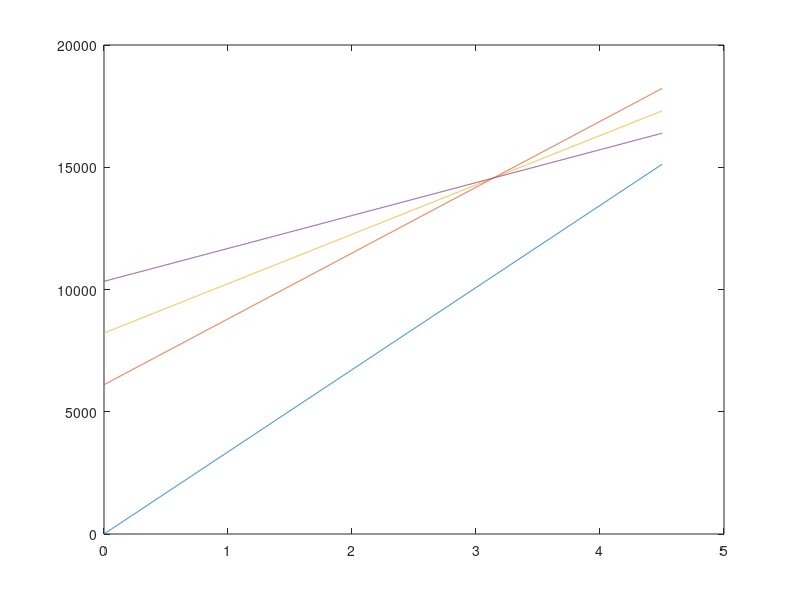
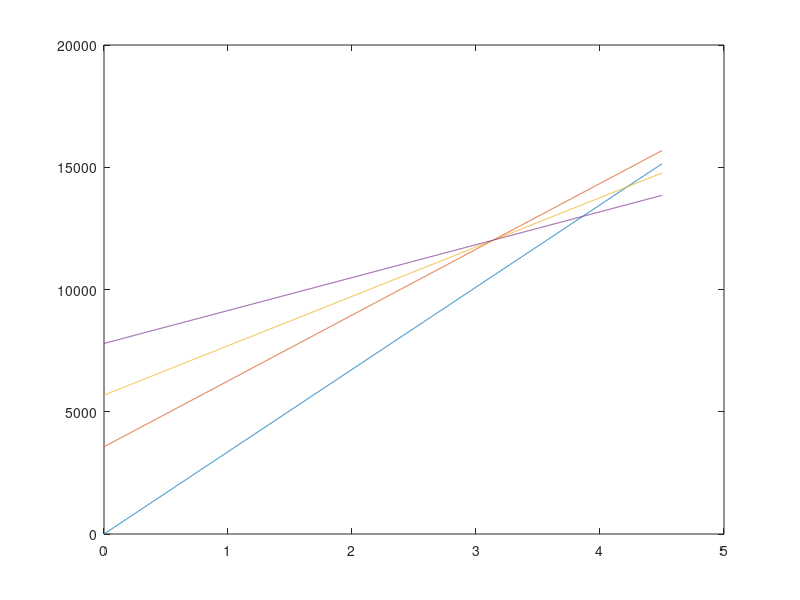
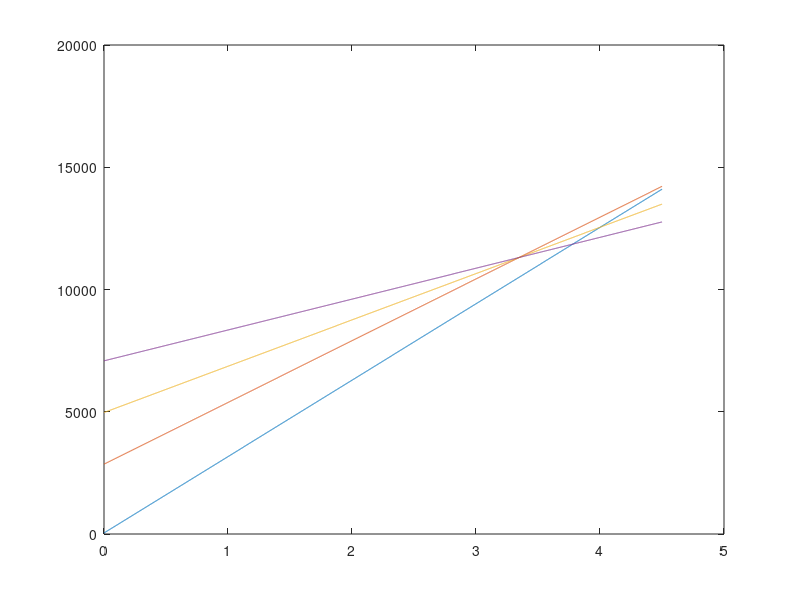

The MATLAB source for these figures, in order:
close all
N_b=10000;                            % number of building
Ns=3;                                 %The number of sectors 3 or 1
a_M=4.7;                              %The portion of the power consumption for macro BS
b_M=130;                              %The power consumption of the active site cooling and the signa processing for macro BS
a_F=8;                                %The portion of the power consumption for femto BS
b_F=4.8;                              %The power consumption of the active site cooling and the signa processing for femto BS
P_tx_macro=6.8;                       %power fed of the antenna of the macro BS
P_tx_femto=0.2;                       %power fed of the antenna of the femto BS
ro=3000;                              %population density per Km*Km
alpha_max=0.16;                       %16% of the subscribers are active during the busy hour
A=10*10;                              %The covered area
N_a=N_b*10;                           %number of appartement
C_macro=75;                           %The average macro BS
r=0:0.001:4.5;                        %avrerage data rate reaquirement per active user [MBps]
P_macro = Ns*(a_M*P_tx_macro+b_M);    %The power consumption of the macro BS
P_femto =a_F*P_tx_femto+b_F;          %The power consumption of the macro BS
A_g_tot=r.*A;                         %the total aggregate trafic collected at the fiber switch
U_max=10;                             %The maximum transmission rate of an uplink interface
C_MW=36;                              %the maximum capacity of the switch
N_active_macro=C_macro./r;            %The number of active users
n_Dslam_ports= 16;                    % number of ports of the Dslam
n_F_ports= 24;                        % number of ports of the fiber switch
P_modem= 5;                           % modem power consumption
P_Dslam=85;                           % Dslam power consumption
P_SFP= 1;                             % small form-factor pluggable transceivers power consumption
P_s=300;                              % power consomption of fiber switch
P_SFP_=1;                             % power consomption of SFP+         
P_lowc=37;                            % the low power consumption region of the microwave antennas
P_highc=92.5;                         % the high power consumption region of the microwave antennas 
P_GES_max= 50;                        % power consomption of Gigabit ethernet switch
n_GES=12;                             %number of port in GES
n_MW=50;                              % the max number of microwave links a hub can support
P_MW=53;                              % power consumption of switch inside the hub
P_ONU=5;                              % power consmuption of ONU
N_port_split=32;                      %number of ports of

%Architecture microwave only
figure 

for mu=0:0.2:0.6
    if mu==0
        N_macro=(ro*A*alpha_max)./N_active_macro; 
        N_hub=(N_macro)./n_MW; 
        N_ul=A_g_tot/U_max;
        N_MW=A_g_tot/C_MW;
        P_arch2=N_macro*P_lowc+N_hub*P_highc +N_ul*P_SFP_+N_MW*P_MW;
        P2=(P_arch2+N_macro*P_macro)/A;
        plot(r,P2)
        hold on
    else
        N_femto = N_a*mu;
        P_GES=(N_femto.*P_GES_max)./(N_b*n_GES);
        N_macro=(ro*A*(1-mu)*alpha_max)./N_active_macro; 
        N_Dslam= N_femto./n_Dslam_ports;  
        N_s= (N_Dslam+N_macro)./n_F_ports;
        N_hub=(N_b+N_macro)./n_MW; 
        N_ul=max(N_hub,A_g_tot/U_max);
        N_MW=N_hub;
        P_arch2=(N_b+N_macro)*P_lowc+N_b*P_GES+N_hub*P_highc +N_ul*P_SFP_+N_MW*P_MW;
        P2=(N_femto*P_femto+N_macro*P_macro+P_arch2)/A;
        plot(r,P2)
        hold on
    end
end

%Architecture FTTB+Microwave
figure 
for mu=0:0.2:0.6
         if mu==0
            N_macro=(ro*A*alpha_max)./N_active_macro; 
            N_hub=(N_macro)./n_MW; 
            N_MW=max(N_hub,A_g_tot/C_MW);
            N_ul=max(N_hub,A_g_tot/U_max);
            P_arch3= N_macro*P_lowc+N_hub*(P_highc+P_SFP_)+N_MW*P_MW+N_ul*P_SFP_; 
            P3=(P_arch3+N_macro*P_macro)/A;
            plot(r,P3)
            hold on
         else
            N_femto = N_a*mu;
            P_GES=(N_femto.*P_GES_max)./(N_b*n_GES);
            N_macro=(ro*A*(1-mu)*alpha_max)./N_active_macro; 
            N_Dslam= N_femto./n_Dslam_ports;  
            N_s= N_b./n_F_ports; 
            N_hub=(N_macro)./n_MW; 
            N_ul=max(N_hub+N_s,A_g_tot/U_max);
            N_MW=N_hub;
            P_arch3= N_b*(P_GES+2*P_SFP)+N_macro*P_lowc+N_s*P_s+N_hub*(P_highc+P_SFP_)+N_MW*P_MW+N_ul*P_SFP_; 
            P3=(N_femto*P_femto+N_macro*P_macro+P_arch3)/A;
            plot(r,P3)
            hold on
         end
end

%Architecture FTTB+10GPON
figure 
for mu=0:0.2:0.6
    if mu==0
        N_macro=(ro*A*alpha_max)./N_active_macro; 
        N_split=floor((N_b+N_macro)/N_port_split)+1;                        %nombre de splitter   
        N_s= floor((N_split)/n_F_ports)+1;
        N_ul=max(N_s,A_g_tot/U_max);
        P_arch4= N_s*P_s+N_ul*P_SFP_+2*N_macro*P_SFP; 
        P4=(N_macro*P_macro+P_arch4)/A;
        plot(r,P4)
        hold on
    else
        N_femto = N_a*mu;
        P_GES=(N_femto.*P_GES_max)./(N_b*n_GES);
        N_macro=(ro*A*(1-mu)*alpha_max)./N_active_macro; 
        N_split=floor((N_b+N_macro)/N_port_split)+1;                        %nombre de splitter   
        N_s= floor(N_split/n_F_ports)+1; 
        N_ul=max(N_s,A_g_tot/U_max);
        P_arch5= N_b*(P_GES+2*P_SFP+P_ONU)+N_s*P_s+N_ul*P_SFP_+N_macro*(2*P_SFP+P_ONU); 
        P5=(N_femto*P_femto+N_macro*P_macro+P_arch5)/A;
        plot(r,P5)
        hold on
    end
end

